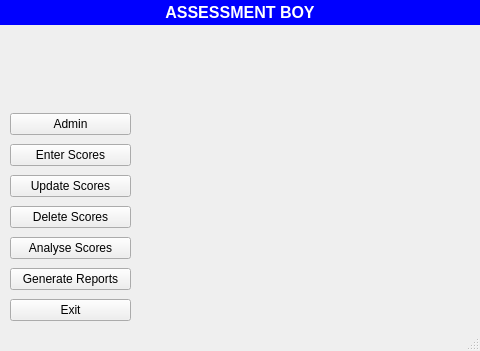
<?xml version="1.0" encoding="UTF-8"?>
<ui version="4.0">
 <class>MainWindow</class>
 <widget class="QMainWindow" name="MainWindow">
  <property name="geometry">
   <rect>
    <x>0</x>
    <y>0</y>
    <width>480</width>
    <height>351</height>
   </rect>
  </property>
  <property name="windowTitle">
   <string>MainWindow</string>
  </property>
  <widget class="QWidget" name="centralwidget">
   <widget class="QLabel" name="label">
    <property name="geometry">
     <rect>
      <x>0</x>
      <y>0</y>
      <width>480</width>
      <height>25</height>
     </rect>
    </property>
    <property name="styleSheet">
     <string notr="true">font-size:16px;
background-color:blue;
font-weight:bold;
color:white</string>
    </property>
    <property name="text">
     <string>ASSESSMENT BOY</string>
    </property>
    <property name="alignment">
     <set>Qt::AlignCenter</set>
    </property>
   </widget>
   <widget class="QLabel" name="schoolnamelabel">
    <property name="geometry">
     <rect>
      <x>0</x>
      <y>30</y>
      <width>480</width>
      <height>25</height>
     </rect>
    </property>
    <property name="styleSheet">
     <string notr="true">font-size:14px;
color:blue</string>
    </property>
    <property name="text">
     <string/>
    </property>
    <property name="alignment">
     <set>Qt::AlignCenter</set>
    </property>
   </widget>
   <widget class="QLabel" name="termlabel">
    <property name="geometry">
     <rect>
      <x>180</x>
      <y>70</y>
      <width>131</width>
      <height>16</height>
     </rect>
    </property>
    <property name="text">
     <string/>
    </property>
   </widget>
   <widget class="QWidget" name="verticalLayoutWidget">
    <property name="geometry">
     <rect>
      <x>10</x>
      <y>110</y>
      <width>121</width>
      <height>221</height>
     </rect>
    </property>
    <layout class="QVBoxLayout" name="verticalLayout">
     <item>
      <widget class="QPushButton" name="adminbutton">
       <property name="text">
        <string>Admin</string>
       </property>
      </widget>
     </item>
     <item>
      <widget class="QPushButton" name="enterscoresbutton">
       <property name="text">
        <string>Enter Scores</string>
       </property>
      </widget>
     </item>
     <item>
      <widget class="QPushButton" name="updatebutton">
       <property name="text">
        <string>Update Scores</string>
       </property>
      </widget>
     </item>
     <item>
      <widget class="QPushButton" name="deletebutton">
       <property name="text">
        <string>Delete Scores</string>
       </property>
      </widget>
     </item>
     <item>
      <widget class="QPushButton" name="pushButton_3">
       <property name="text">
        <string>Analyse Scores</string>
       </property>
      </widget>
     </item>
     <item>
      <widget class="QPushButton" name="pushButton">
       <property name="text">
        <string>Generate Reports</string>
       </property>
      </widget>
     </item>
     <item>
      <widget class="QPushButton" name="exitbutton">
       <property name="text">
        <string>Exit</string>
       </property>
      </widget>
     </item>
    </layout>
   </widget>
   <widget class="QLabel" name="label_2">
    <property name="geometry">
     <rect>
      <x>150</x>
      <y>140</y>
      <width>311</width>
      <height>151</height>
     </rect>
    </property>
    <property name="text">
     <string/>
    </property>
    <property name="pixmap">
     <pixmap>../../AI/1+1.png</pixmap>
    </property>
    <property name="scaledContents">
     <bool>true</bool>
    </property>
   </widget>
   <widget class="QLabel" name="label_3">
    <property name="geometry">
     <rect>
      <x>10</x>
      <y>40</y>
      <width>41</width>
      <height>31</height>
     </rect>
    </property>
    <property name="text">
     <string/>
    </property>
    <property name="pixmap">
     <pixmap>../../AI/home icon.png</pixmap>
    </property>
    <property name="scaledContents">
     <bool>true</bool>
    </property>
   </widget>
  </widget>
  <widget class="QStatusBar" name="statusbar"/>
 </widget>
 <resources/>
 <connections/>
</ui>
